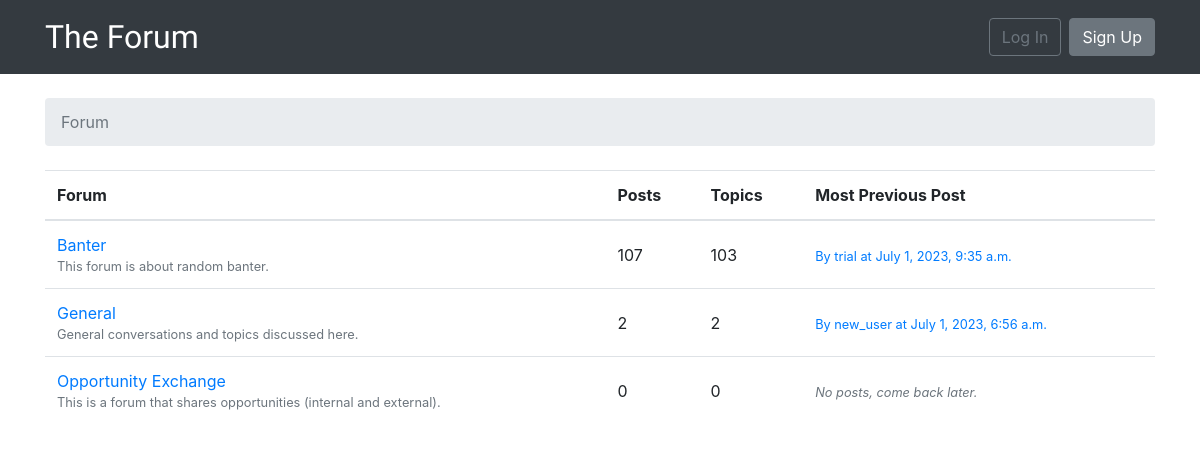
The page / on the database its author committed.
### forum/models.py (models this page shows, shortened)
class Forum(models.Model):
    name = models.CharField(max_length=24, unique=True)
    description = models.CharField(max_length=100)
    def get_posts_number(self):
        return Post.objects.filter(topic__forum=self).count()
    def get_most_previous_post(self):
        return Post.objects.filter(topic__forum=self).order_by('-created_at').first()

class Post(models.Model):
    message = models.TextField(max_length=400)
    topic = models.ForeignKey(
        Topic, related_name='posts', on_delete=models.CASCADE)
    created_at = models.DateTimeField(auto_now_add=True)
    updated_at = models.DateTimeField(null=True)
    created_by = models.ForeignKey(
        User, related_name='posts', on_delete=models.CASCADE)
    updated_by = models.ForeignKey(
        User, null=True, related_name='+', on_delete=models.CASCADE)

### forum/views.py (the view)
# urls.py: path('', views.ForumListView.as_view(), name='home'),
class ForumListView(ListView):
    model = Forum
    context_object_name = 'forums'
    template_name = 'home.html'

### templates/home.html
{% extends 'base.html' %}
{% block breadcrumb %}
    <li class="breadcrumb-item active">Forum</li>
{% endblock %}
{% block content %}
    <table class="table">
        <thead class="thead-inverse">
            <tr>
                <th>Forum</th>
                <th>Posts</th>
                <th>Topics</th>
                <th>Most Previous Post</th>
            </tr>
        </thead>
        <tbody>
            {% for forum in forums %}
                <tr>
                    <td>
                        <a href="{% url 'forum_topics' forum.pk %}">{{ forum.name }}</a>
                        <small class="text-muted d-block">{{ forum.description }}</small>
                    </td>
                    <td class="align-middle">
                        {{ forum.get_posts_number }}
                    </td>
                    <td class="align-middle">
                        {{ forum.topics.count }}
                    </td>
                    <td class="align-middle">
                        {% with post=forum.get_most_previous_post %}
                            {% if post %}
                                <small>
                                    <a href="{% url 'topic_posts' forum.pk post.topic.pk %}">
                                        By {{ post.created_by.username }} at {{ post.created_at }}
                                    </a>
                                </small>
                            {% else %}
                                <small class="text-muted">
                                    <em>No posts, come back later.</em>
                                </small>
                            {% endif %}
                        {% endwith %}
                    </td>
                </tr>
            {% endfor %}
        </tbody>
    </table>
{% endblock %}

### rows shown on the page
Forum: name "Banter", description "This forum is about random banter.", get_posts_number "107", topics.count "103", get_most_previous_post.created_by.username "trial", get_most_previous_post.created_at "July 1, 2023, 9:35 a.m."
Forum: name "General", description "General conversations and topics discussed here.", get_posts_number "2", topics.count "2", get_most_previous_post.created_by.username "new_user", get_most_previous_post.created_at "July 1, 2023, 6:56 a.m."
Forum: name "Opportunity Exchange", description "This is a forum that shares opportunities (internal and external).", get_posts_number "0", topics.count "0", shows "No posts, come back later."
